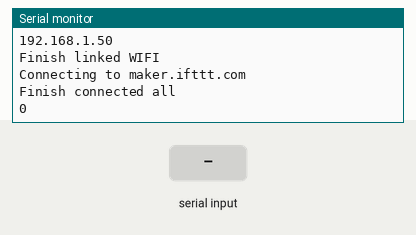
Bench run of a sketch on a simulated ESP8266 (NodeMCU). Parts: the last lines printed to the serial monitor. The inputs (shaded band) are chosen by the test bench. WiFi joins after 1.5 s; servers stay silent unless stated.

Above: at 2.9 s.
3.0 s: "90,45\n" received over the second serial link
At 4.7 s:
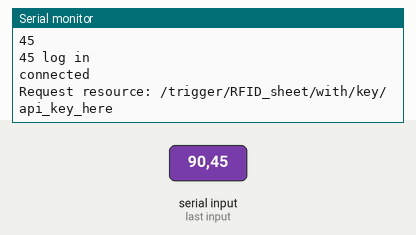
4.9 s: "30,150\n" received over the second serial link
At 5.06 s:
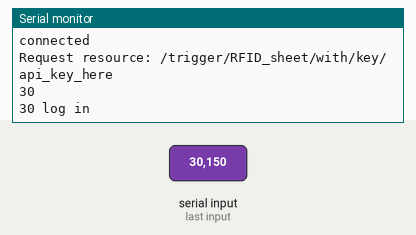
Timing chart, 0 to 7.9 s (numbered marks = the images above; inputs shaded):
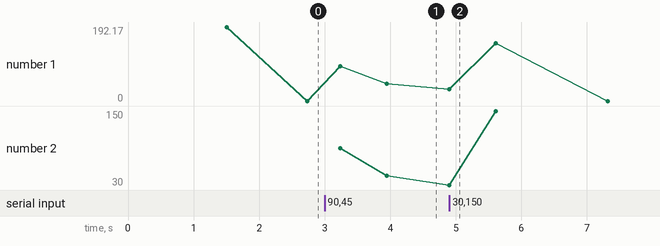

The sketch:

hs_project_esp8266.ino
```cpp
#include <ESP8266WiFi.h>
#include <SoftwareSerial.h>

SoftwareSerial NodeSerial(D2, D3); //RX, TX

WiFiClient client;

//val configuration
int ID=0;
long valueX;
int value1=0;
String value2="none";

// Replace with your SSID and Password
const char* ssid = "HUAWEI Y9 Prime 2019";
const char* password = "123456789";

// Replace with your unique IFTTT URL resource
const char* resource = "/trigger/RFID_sheet/with/key/api_key_here";

// How your resource variable should look like, but with your own API KEY (that API KEY below is just an example):
//const char* resource = "/trigger/DHT11_TO_GSHEETS/with/key/bEE-kSDiWDxdHyFWUNltMG";

// Maker Webhooks IFTTT
const char* server = "maker.ifttt.com";

void sending_to_sheets(int a,String b){
  if (client.connect(server, 80)) {
    Serial.println("connected");
    Serial.print("Request resource: ");
    Serial.println(resource);
    String jsonObject = String("{\"value1\":\"") + a + "\",\"value2\":\"" + b + "\"}";

    client.println(String("POST ") + resource + " HTTP/1.1");
    client.println(String("Host: ") + server);
    client.println("Connection: close\r\nContent-Type: application/json");
    client.print("Content-Length: ");
    client.println(jsonObject.length());
    client.println();
    client.println(jsonObject);
  }
  else {
    // if you didn't get a connection to the server:
    Serial.println("connection failed");
  }
}

void setup(){
   Serial.begin(9600);
   NodeSerial.begin(4800);
   pinMode(D2, INPUT);
   pinMode(D3, OUTPUT);
   Serial.println("Starting...");
   WiFi.begin(ssid, password);
   while (WiFi.status() != WL_CONNECTED)
   {
      delay(250);
      Serial.print(".");
   }

   Serial.println("WiFi connected");
   Serial.println("IP address: ");
   Serial.println(WiFi.localIP());
   Serial.println("Finish linked WIFI");

   Serial.print("Connecting to ");
  Serial.print(server);
  while(!!!client.connect(server, 80)) {
    Serial.print(".");
    delay(250);
  }
  Serial.println();
  if(!!!client.connected()) {
    Serial.println("Failed to connect...");
    delay(250);
  }
  Serial.println("Finish connected all");
}

void loop(){

  ID=NodeSerial.parseInt();
  Serial.println(ID);

  if(ID==0){
    value1=0;
    value2="none";
  }

  if(ID>0){
    value1=abs(ID);
    value2="log in";
    Serial.print(value1);Serial.print(' ');Serial.print(value2);
    Serial.println();
    sending_to_sheets(value1,value2);
    value1=0;
    value2="none";
  }

  if(ID<0){
    value1=abs(ID);
    value2="log out";
    Serial.print(value1);Serial.print(' ');Serial.print(value2);
    Serial.println();
    sending_to_sheets(value1,value2);
    value1=0;
    value2="none";
  }

  /*if(value1>0){
    Serial.println("sending");
    Serial.print(value1);Serial.print(' ');Serial.print(value2);
    Serial.println();
    //sending_to_sheets(value1,value2);
    value1=0;
  }*/

  delay(500);
}

/*valueX=random(0,6);
  if(valueX>0){
    Serial.println("sending");
    sending_to_sheets(valueX,value2);
    valueX=0;
  }
  else{
    Serial.println("not sending");
  }
  delay(3000);*/
```

Measured:
- after the input at 3.0 s, the serial monitor: prints a new line after 0.24 s (image 1)
- after the input at 4.9 s, the serial monitor: prints a new line at once (image 2)
- plotted number 1: 0 → 45 after the input at 3.0 s
- plotted number 2: 45 → 150 after the input at 4.9 s
